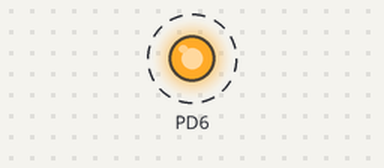
Bench run of a program on a simulated ATmega328P, built with avr-gcc and emulated at 16 MHz. Shown: output pins drawn as LEDs (lit = HIGH). Dashed ring = blinking.

Above: at 0.5 s.
Timing chart, 0 to 4.6 s (numbered marks = the images above):
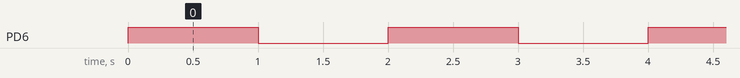

Measured:
- by itself, PD6: alternates HIGH for 1.0 s and LOW for 1.0 s

The program:

main.cpp
```cpp
/*
 * test_timer0.cpp
 *
 * Created: 26-Mar-26 7:06:08 PM
 * Author : SHAHEEM
 */

#define F_CPU 16000000UL
#include <avr/io.h>

//void delay_1sec(void);

void delay_1sec(void)
{
	/*
		Fclk = 16 MHz = 16,000,000;
		1 tick = 1 / 16,000,000 = 62.5 ns;
		256 ticks = 256 x 62.5 ns = 16 micro seconds -> 1 overflow -> 16 x 10^-6;
		Number of overflow = Total time/time per overflow ;
		Count = 1s / 16 micro seconds = 62500 overflow required for 1s delay;*/

	for(uint16_t i=0;i<62500; i++)
	{
			while(!(TIFR0 & (1<<TOV0)));            //Check the TIFR0 register with TOV0 overflag bit status;
			TIFR0 |= (1<<TOV0);                      //Clear the TOV0 bit by writing 1.
	}
}
int main(void)
{
	   TCNT0    = 0;                            //Load initial value to TCNT0;
	   PRR    &= ~(1<<PRTIM0);                     //To eanble the Timer/Counter 0 without power shut down;

	   TCCR0A &= ~(1<<COM0A1|1<<COM0A0);         //Enable Noramal mode of BOTTOM to TOP- 0xFF ;OC0A disconnected;

	   TCCR0A &= ~(1<<WGM00|1<<WGM01);          //Enable Waveform generation mode as normal;
	   TCCR0B &= ~(1<<WGM02);

	   TCCR0B |= (1<<CS00);                     //Enable Clock with no Prescalar value;
	   TCCR0B &= ~(1<<CS01|1<<CS02);

       DDRD   |= (1<<DDD6);                       //Set Data diraction register as output for PORTD;
	   PORTD  &=~(1<<PORTD6);                     //Enable initially to 0;

    while (1)
    {
		PORTD ^= (1<<PORTD6);
		delay_1sec();
    }
}
```

library.cpp
```cpp
/*
 * timer0_Normal_mode.cpp
 *
 * Created: 06-Apr-26 3:11:47 PM
 * Author : SHAHEEM
 */

#include <avr/io.h>


/* Replace with your library code */
int myfunc(void)
{
    return 0;
}
```
